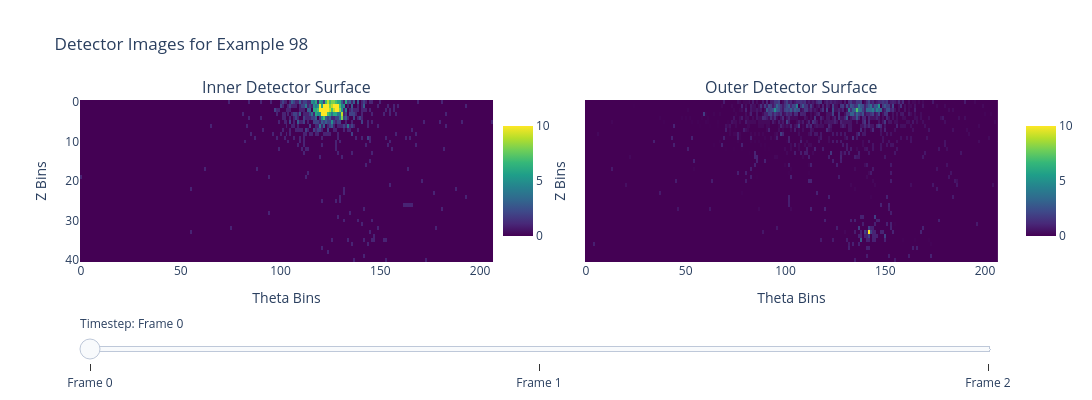

The notebook cell this image was saved under:
### Code cell
import plotly.graph_objects as go
from plotly.subplots import make_subplots
import numpy as np

def plot_interactive_detectors(data, example_idx, num_bins_z=41, num_bins_theta=207):
    """
    Create interactive plot showing inner and outer detector channels with timestep slider
    
    Args:
        data: List of tuples, each containing (inner_array, outer_array, metadata)
        example_idx: Which example to plot
        num_bins_z: Number of Z bins (41)
        num_bins_theta: Number of theta bins (207)
    """
    
    # Extract data for the specific example
    inner_data = data[example_idx][0]  # Shape: (3, 207, 41)
    outer_data = data[example_idx][1]  # Shape: (3, 207, 41)
    
    num_timesteps = inner_data.shape[0]  # Should be 3
    
    # Create subplots
    fig = make_subplots(
        rows=1, cols=2,
        subplot_titles=('Inner Detector Surface', 'Outer Detector Surface'),
        shared_yaxes=True
    )
    
    # Reshape data to match original function: flatten then reshape to (z_bins, theta_bins)
    inner_reshaped = inner_data[0, :, :].flatten().reshape((num_bins_z, num_bins_theta))
    outer_reshaped = outer_data[0, :, :].flatten().reshape((num_bins_z, num_bins_theta))
    
    # Add initial heatmaps (timestep 0)
    fig.add_trace(
        go.Heatmap(
            z=inner_reshaped,
            colorscale='viridis',
            zmin=0, zmax=10,
            showscale=True,
            colorbar=dict(x=0.45, len=0.8)
        ),
        row=1, col=1
    )
    
    fig.add_trace(
        go.Heatmap(
            z=outer_reshaped,
            colorscale='viridis',
            zmin=0, zmax=10,
            showscale=True,
            colorbar=dict(x=1.02, len=0.8)
        ),
        row=1, col=2
    )
    
    # Create slider steps
    steps = []
    for timestep in range(num_timesteps):
        inner_reshaped = inner_data[timestep, :, :].flatten().reshape((num_bins_z, num_bins_theta))
        outer_reshaped = outer_data[timestep, :, :].flatten().reshape((num_bins_z, num_bins_theta))
        
        step = dict(
            method="restyle",
            args=[{"z": [inner_reshaped, outer_reshaped]}],
            label=f"Frame {timestep}"
        )
        steps.append(step)
    
    # Add slider
    sliders = [dict(
        active=0,
        currentvalue={"prefix": "Timestep: "},
        pad={"t": 50},
        steps=steps
    )]
    
    # Update layout
    fig.update_layout(
        title=f'Detector Images for Example {example_idx}',
        sliders=sliders,
        height=400,
        width=1400
    )
    
    # Update axes labels and flip y-axis to match matplotlib
    fig.update_xaxes(title_text="Theta Bins", row=1, col=1)
    fig.update_xaxes(title_text="Theta Bins", row=1, col=2)
    fig.update_yaxes(title_text="Z Bins", autorange="reversed", row=1, col=1)
    fig.update_yaxes(title_text="Z Bins", autorange="reversed", row=1, col=2)
    
    return fig

fig = plot_interactive_detectors(resized_data, example_idx=98).show()

### Figure 1 — Plotly figure (JSON) as saved in the notebook; plotly's stock layout.template omitted (floating-point values rounded to 4 significant figures; data arrays with more than 128 entries replaced by an {"elided": "..."} marker saying what was removed)
{"data": [{"colorbar": {"len": 0.8, "x": 0.45}, "colorscale": [[0, "#440154"], [0.1111, "#482878"], [0.2222, "#3e4989"], [0.3333, "#31688e"], [0.4444, "#26828e"], [0.5556, "#1f9e89"], [0.6667, "#35b779"], [0.7778, "#6ece58"], [0.8889, "#b5de2b"], [1, "#fde725"]], "showscale": true, "type": "heatmap", "xaxis": "x", "yaxis": "y", "z": {"elided": "41x207 float values"}, "zmax": 10, "zmin": 0}, {"colorbar": {"len": 0.8, "x": 1.02}, "colorscale": [[0, "#440154"], [0.1111, "#482878"], [0.2222, "#3e4989"], [0.3333, "#31688e"], [0.4444, "#26828e"], [0.5556, "#1f9e89"], [0.6667, "#35b779"], [0.7778, "#6ece58"], [0.8889, "#b5de2b"], [1, "#fde725"]], "showscale": true, "type": "heatmap", "xaxis": "x2", "yaxis": "y2", "z": {"elided": "41x207 float values"}, "zmax": 10, "zmin": 0}], "layout": {"annotations": [{"font": {"size": 16}, "showarrow": false, "text": "Inner Detector Surface", "x": 0.225, "xanchor": "center", "xref": "paper", "y": 1, "yanchor": "bottom", "yref": "paper"}, {"font": {"size": 16}, "showarrow": false, "text": "Outer Detector Surface", "x": 0.775, "xanchor": "center", "xref": "paper", "y": 1, "yanchor": "bottom", "yref": "paper"}], "height": 400, "sliders": [{"active": 0, "currentvalue": {"prefix": "Timestep: "}, "pad": {"t": 50}, "steps": [{"args": [{"z": {"elided": "2x41x207 float values"}}], "label": "Frame 0", "method": "restyle"}, {"args": [{"z": {"elided": "2x41x207 float values"}}], "label": "Frame 1", "method": "restyle"}, {"args": [{"z": {"elided": "2x41x207 float values"}}], "label": "Frame 2", "method": "restyle"}]}], "title": {"text": "Detector Images for Example 98"}, "width": 1400, "xaxis": {"anchor": "y", "domain": [0, 0.45], "title": {"text": "Theta Bins"}}, "xaxis2": {"anchor": "y2", "domain": [0.55, 1], "title": {"text": "Theta Bins"}}, "yaxis": {"anchor": "x", "autorange": "reversed", "domain": [0, 1], "title": {"text": "Z Bins"}}, "yaxis2": {"anchor": "x2", "autorange": "reversed", "domain": [0, 1], "matches": "y", "showticklabels": false, "title": {"text": "Z Bins"}}}}
